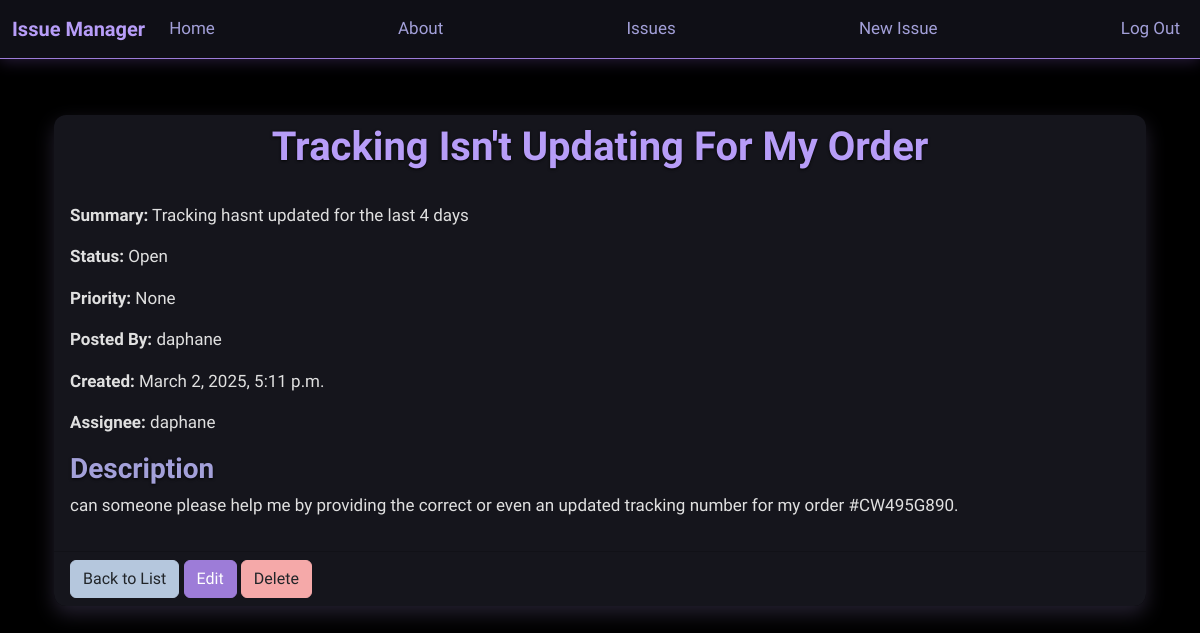
The page /issues/1/ (signed in) on the database its author committed.
### issues/models.py (models this page shows, shortened)
class Issue(models.Model):
	name = models.CharField(max_length=64)
	summary = models.CharField(max_length=128)
	description = models.TextField()
	reporter = models.ForeignKey(
		get_user_model(),
		on_delete=models.CASCADE
	)
	assignee = models.ForeignKey(
		get_user_model(),
		on_delete=models.SET_NULL,
		related_name="assignee",
		blank=True, null=True
	)
	created_on = models.DateTimeField(auto_now_add=True)
	status = models.ForeignKey(
		'Status',
		on_delete=models.CASCADE
	)
	priority = models.ForeignKey(
		'Priority',
		on_delete=models.SET_NULL, null=True
	)

class Status(models.Model):
	name = models.CharField(max_length=128)
	description = models.CharField(max_length=128)
	def __str__(self):
		return self.name

### accounts/models.py (models this page shows)
class CustomUser(AbstractUser):
	role = models.ForeignKey(
		Role,
		on_delete=models.CASCADE,
		blank=True, null=True
	)
	team = models.ForeignKey(
		Team,
		on_delete=models.CASCADE,
		blank=True, null=True
	)

### issues/views.py (the view)
# urls.py: path("<int:pk>/", IssueDetailView.as_view(), name="issue_detail"),
class IssueDetailView(LoginRequiredMixin, DetailView):
    model = Issue
    template_name = "issues/issue_detail.html"
    context_object_name = "issue"

### templates/issues/issue_detail.html (shortened to what this page needs)
{% extends 'base.html' %}
{% block content %}
<div class="card">
    <div class="card-header">
        <h1>{{ issue.name }}</h1>
    </div>
    <div class="card-body">
        <p><strong>Summary:</strong> {{ issue.summary }}</p>
        <p><strong>Status:</strong> {{ issue.status }}</p>
        <p><strong>Priority:</strong> {{ issue.priority }}</p>
        <p><strong>Posted By:</strong> {{ issue.reporter }}</p>
        <p><strong>Created:</strong> {{ issue.created_on }}</p>
        <p><strong>Assignee:</strong> {{ issue.assignee|default:"Unassigned" }}</p>
        <h3 class="description-text">Description</h3>
        <p>{{ issue.description }}</p>
    </div>
    <div class="card-footer">
        <a href="{% url 'issue_list' %}" class="btn btn-secondary">Back to List</a>
        <a href="{% url 'issue_edit' issue.pk %}" class="btn btn-primary">Edit</a>
        <a href="{% url 'issue_delete' issue.pk %}" class="btn btn-danger">Delete</a>
    </div>
</div>
{% endblock content %}

### static/css/base.css (style rules this page uses)
body { font-family: 'Arsenal', sans-serif; font-size: 17px; color: #f0f0f0; background-color: #000; background-image: url("https://images.unsplash.com/photo-1596818531679-96ef98b9a036?ixlib=rb-1.2.1&auto=format&fit=crop&q=80"); background-size: cover; background-position: center; background-attachment: fixed; position: relative; min-height: 100vh; }
body::before { content: ""; position: absolute; top: 0; left: 0; width: 100%; height: 100%; background-color: rgba(0, 0, 0, 0.7); z-index: -1; }
.card { background-color: rgba(30, 30, 40, 0.7); border: none; border-radius: 12px; box-shadow: 0 8px 20px rgba(181, 159, 235, 0.2); transition: transform 0.3s ease, box-shadow 0.3s ease; backdrop-filter: blur(5px); }
.card-header { border-bottom: none; background: transparent; font-weight: 700; color: #a3a0d9; }
.card-body { color: #e0e0e0; }
.btn-primary { background-color: #9d7cd8; border-color: #9d7cd8; }
.btn-secondary { background-color: #b5c7dd; border-color: #b5c7dd; color: #212529; }
.btn-danger { background-color: #f5a9a9; border-color: #f5a9a9; color: #212529; }
a { color: #b79df8; text-decoration: none; transition: color 0.3s ease; }
h1, h2, h3, h4, h5, h6 { color: #b79df8; font-weight: 700; text-align: center; text-shadow: 0px 1px 3px rgba(0, 0, 0, 0.8); }
.description-text { color: #a3a0d9; font-weight: 700; text-align: left; }

### rows shown on the page
Issue: name "Tracking Isn't Updating For My Order", summary "Tracking hasnt updated for the last 4 days", status "Open", priority "None", reporter "daphane", created_on "March 2, 2025, 5:11 p.m.", assignee "daphane", description "can someone please help me by providing the correct or even an updated tracking number for my order #CW495G890."
